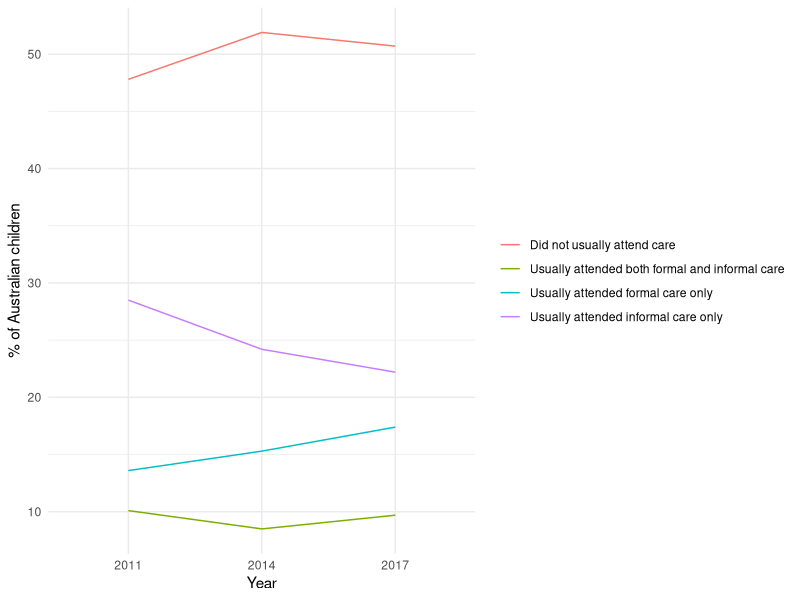
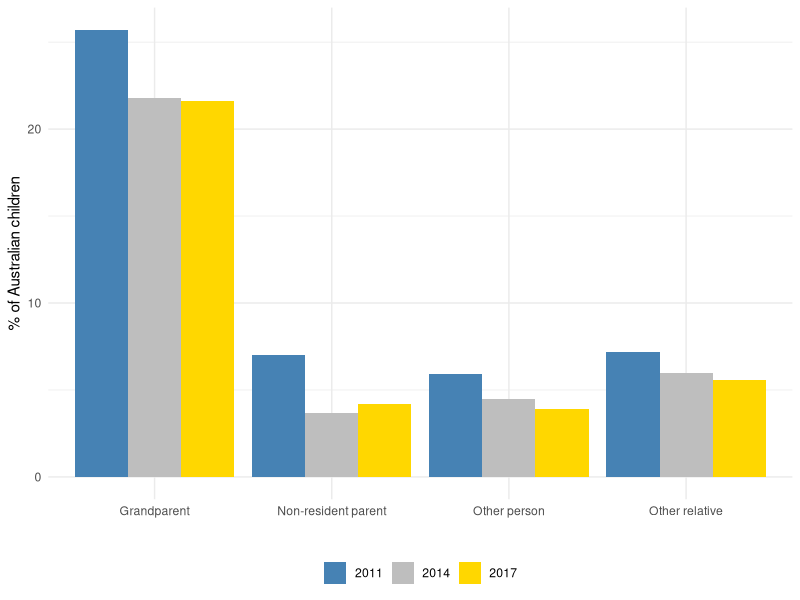
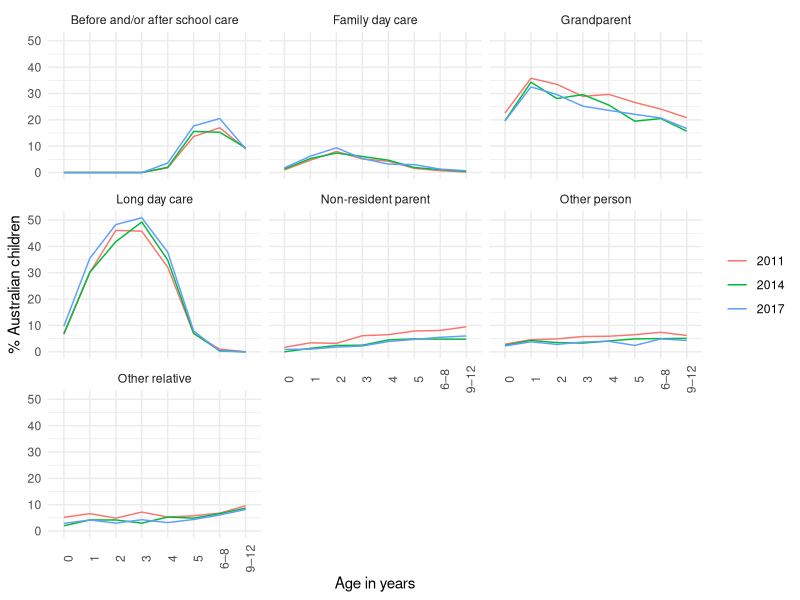
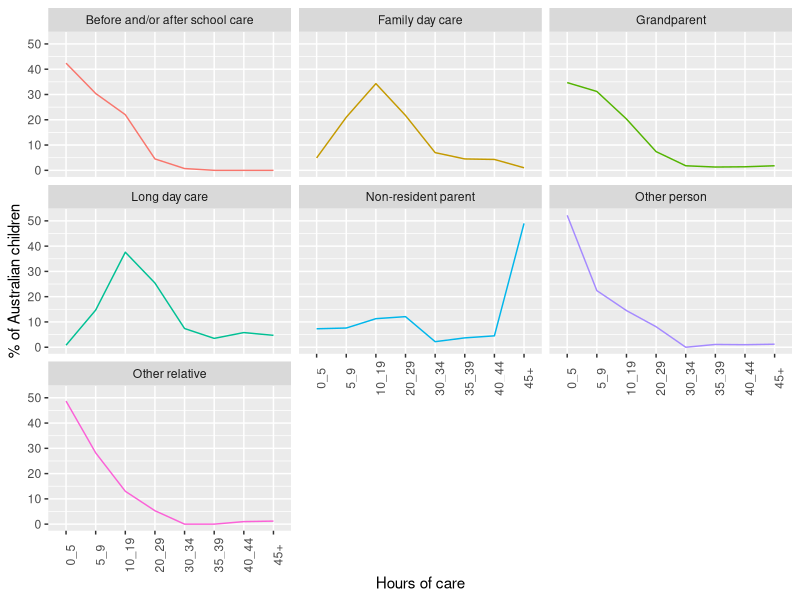

R code for these plots, in order:
## ---- chunk 1
##Packages
library(tidyverse)
library(knitr)
library(reshape2)
## ---- chunk 2
##Read in the data
master <- read_csv("Data/Master.csv")
## ---- chunk 3
filterwords <- c("Usually","usually","Total","Type", "Formal","Informal")
master %>%
  select(Care_Type, Total_Children_No_No_2017, Total_Children_Prop_No_2017, Total_no_no_2014, Total_no_prop_2014, Total_no_no_2011, Total_no_prop_2011) %>%
  filter(!grepl(paste(filterwords, collapse="|"), Care_Type)) %>%
  rename(`Total 2017 (000s)` = Total_Children_No_No_2017,
         `Proportion 2017` = Total_Children_Prop_No_2017,
         `Total 2014 (000s)` = Total_no_no_2014,
         `Proportion 2014` = Total_no_prop_2014,
         `Total 2011 (000s)` = Total_no_no_2011,
         `Proportion 2011` = Total_no_prop_2011,
         `Care Type` = Care_Type) %>%
  arrange(desc(`Total 2017 (000s)`)) %>%
  kable()
  
## ---- chunk 4
master %>%
  filter(grepl("Usually", Care_Type, ignore.case=TRUE)) %>%
  filter(Care_Type!="Usually attended care") %>%
  select(Care_Type, Total_no_prop_2011, Total_no_prop_2014, Total_Children_Prop_No_2017) %>%
  rename_at(vars(-Care_Type), function(x) gsub("Total_no_prop_", "", x)) %>%
  rename(`2017` = Total_Children_Prop_No_2017) %>%
  reshape2::melt(id.vars="Care_Type") %>%
  ggplot() +
  aes(variable, value, group=Care_Type, color=Care_Type) +
  geom_line() +
  theme_minimal() +
  ylab("% of Australian children") +
  xlab("Year") +
  theme(legend.title = element_blank())
## ---- chunk 5
informalcare <- c("Non-resident parent","Grandparent","Other person","Other relative")
master %>%
  filter(Care_Type %in% informalcare) %>%
    select(Care_Type, Total_no_prop_2011, Total_no_prop_2014, Total_Children_Prop_No_2017) %>%
  rename_at(vars(-Care_Type), function(x) gsub("Total_no_prop_", "", x)) %>%
  rename(`2017` = Total_Children_Prop_No_2017) %>%
  reshape2::melt(id.vars="Care_Type") %>%
  ggplot(aes(Care_Type, value, fill=variable)) +
  geom_bar(stat='identity', position=position_dodge()) +
  xlab("") +
  ylab("% of Australian children") +
  scale_fill_manual(values=c("steelblue","grey","gold")) +
  theme_minimal() +
  theme(legend.title = element_blank(), legend.position="bottom")
## ---- chunk 6
master %>%
  select(Care_Type, `Under 1_prop_2017`:`9–12_prop_2017`, `Under 1_prop_2014`: `9–12_prop_2014`, `Under 1_prop_2011`:`9–12_prop_2011`) %>%
  filter(!grepl(paste(filterwords, collapse="|"), Care_Type)) %>%
  filter(Care_Type!="Occasional care") %>%
  rename_at(vars(-Care_Type), function(x) gsub("_prop","", x)) %>%
  reshape2::melt(id.vars="Care_Type") %>%
  mutate(Year = case_when(
    str_detect(variable, "_2017")  ~ "2017",
    str_detect(variable, "_2014") ~ "2014",
    TRUE ~ "2011"
  )) %>%
  mutate(variable = gsub("_.*","",variable),
         variable = gsub("Under 1", "0", variable)) %>%
  ggplot(aes(variable, value, color=Year, group=Year)) +
  geom_line() +
  facet_wrap(~Care_Type) +
  ylab("% Australian children") +
  xlab("Age in years") +
  theme_minimal() +
  theme(axis.text.x = element_text(angle=90)) +
  theme(legend.title = element_blank())
## ---- chunk 7
master %>%
  select(Care_Type, `Less than 5_prop_2017`:`45 or more_prop_2017`) %>%
  filter(!grepl(paste(filterwords, collapse="|"), Care_Type)) %>%
  filter(Care_Type!="Occasional care") %>%
  rename_at(vars(-Care_Type), function(x) gsub("_prop_2017","", x)) %>%
  reshape2::melt(id.vars="Care_Type") %>%
  mutate(variable = gsub("Less than 5","0_5", variable),
         variable = gsub("45 or more","45+", variable),
         variable = gsub("–","_",variable)) %>%
  mutate(variable = factor(variable, levels=c("0_5","5_9","10_19","20_29","30_34","35_39","40_44","45+"))) %>%
ggplot(aes(variable, value, group=Care_Type, color=Care_Type)) +
  geom_line() +
  facet_wrap(~Care_Type) +
  theme(legend.title = element_blank(), axis.text.x = element_text(angle=90)) +
  xlab("Hours of care") +
  ylab("% of Australian children") +
  theme(legend.position = "none")
## ---- chunk 8
master %>%
  select(Care_Type, `Less than 5_no_2017`:`45 or more_no_2017`) %>%
  mutate(Total = rowSums(.[2:9])) %>%
  kable()
  
